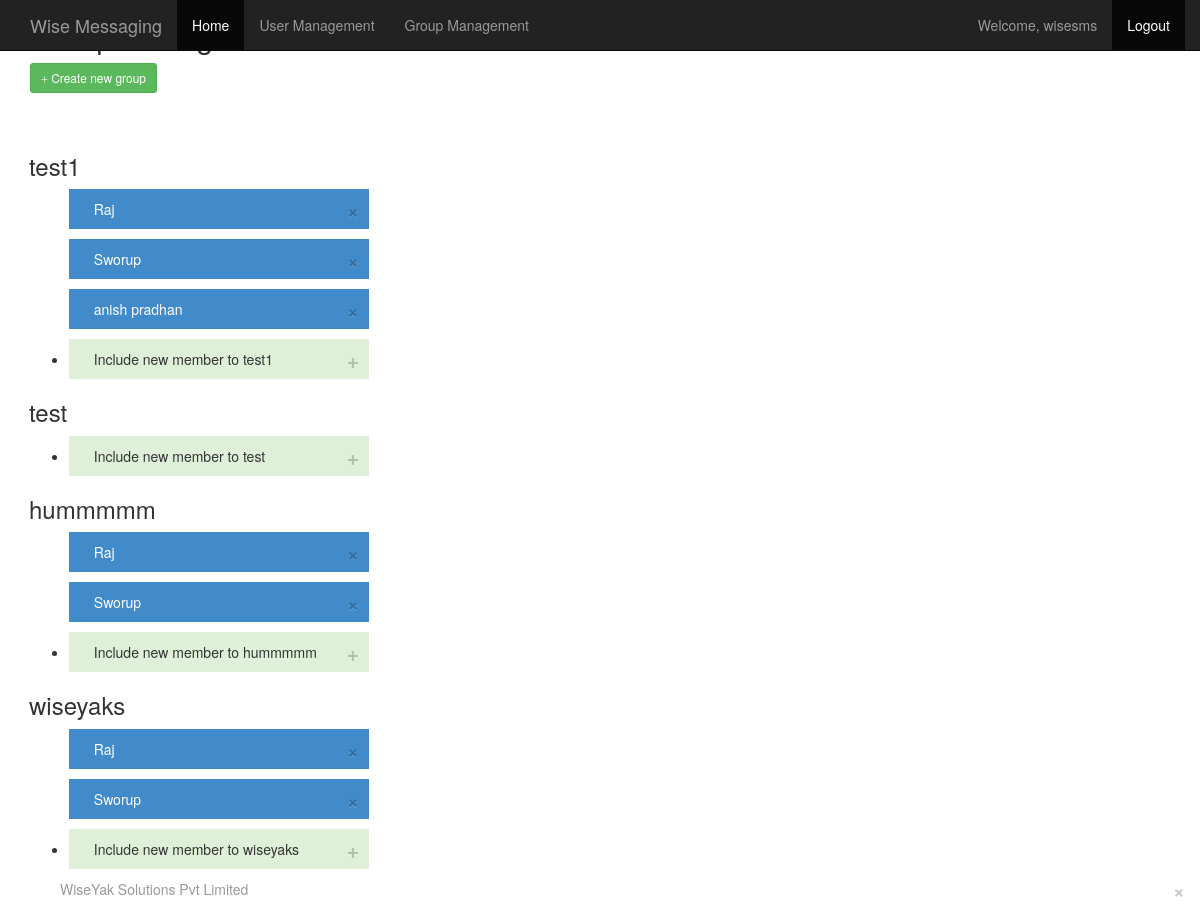
The app's page /creategroup.php (signed in) with its own data.
### tables this page shows
CREATE TABLE `groups` (
  `id` int(11) NOT NULL AUTO_INCREMENT,
  `Name` varchar(100) NOT NULL,
  PRIMARY KEY (`id`)
);

CREATE TABLE `tbl_users` (
  `id` int(11) NOT NULL AUTO_INCREMENT,
  `Name` varchar(100) NOT NULL,
  `Address` varchar(100) NOT NULL,
  `Mobile` varchar(100) NOT NULL,
  `Nickname` varchar(100) DEFAULT NULL,
  `Username` varchar(100) NOT NULL,
  `Password` varchar(100) NOT NULL,
  `Role` varchar(50) NOT NULL,
  `Active` tinyint(1) NOT NULL,
  `email` varchar(200) NOT NULL,
  `Gender` varchar(1) NOT NULL,
  PRIMARY KEY (`id`)
);

### db.php (called while the page is built, shortened)
<?php
function Connection()
{
	$con = mysql_connect("localhost","root","");
	return $con;
}
function  getActiveUsersbygroupid($id ){
	$conn=Connection();
	$query="SELECT * FROM `tbl_users` WHERE id in (select userid from grp_members where groupid=".$id.") and Active=1";
	$response=mysql_query($query,$conn);
	return $response;
}
function  getgroups( ){
	$conn=Connection();
	$query="select * from groups";
	$response=mysql_query($query,$conn);
	return $response;
}
?>

### creategroup.php (the view, shortened to what this page needs)
<?php
include('db.php');
require_once('Common/header.php');
?>
<div class="container">
<div class="row">
 <h2>Group Management</h2>
 <button id="create-group" class='btn btn-success btn-sm'><span class="glyphicon glyphicon-plus"></span> Create new group</button>
</div>
<div class="row notification">
	<div id="notificationbox" class="notificationbox"></div>
</div>
<div class="row accordion">
<?php
          $record=getgroups();
          while($row=mysql_fetch_assoc($record))
           {
           echo "<h3>".$row['Name']."</h3>";
           $record1=getActiveUsersbygroupid($row['id']);
           echo "<ul class='grp-users'>";
            while($row1=mysql_fetch_assoc($record1))
           {
 echo "<li class='bg-primary'><span class='glyphicon glyphicon-user'></span> ".$row1['Name']."<button type='button' class='close' aria-hidden='true' data-id='".$row1['id'].",".$row['id']."'>×</button></li>";
           }
            echo "<li class='bg-success'><span class='glyphicon glyphicon-user'></span>  Include new member to ".$row['Name']."<button type='button' class='close' aria-hidden='true' data-id='".$row1['id'].",".$row['id']."'>+</button></li>";
          echo "</ul>";
          }
      ?>
</div>
<button type="button" class="close" aria-hidden="true">&times;</button>
<?php require_once('Common/footer.php'); ?>

### creategroup.php (style rules this page uses)
#create-group { margin-bottom: 20px; }
.accordion { margin-left: -16px; }
.grp-users li { width: 300px;margin: 10px 0;padding: 10px; }
#notificationbox { margin-right: 16px; padding: 10px; }

### records on screen
groups: Name "test1"
tbl_users: Name "Raj"
tbl_users: Name "Sworup"
tbl_users: Name "anish pradhan"
groups: Name "test"
groups: Name "hummmmm"
groups: Name "wiseyaks"

### other values on screen
SITE_NAME "Wise Messaging"
$_COOKIE["wise_user"] "wisesms"
